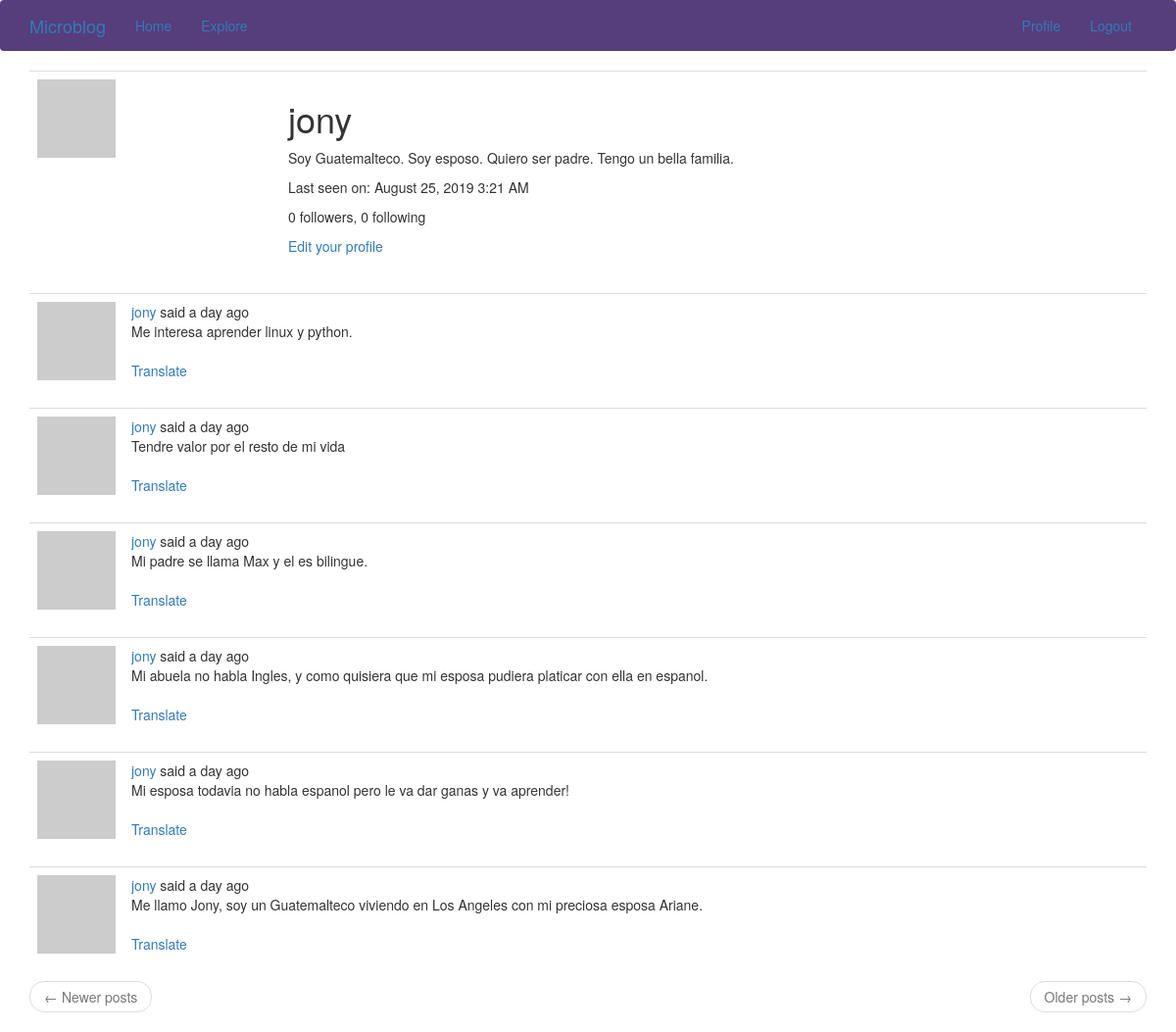
Page /user/jony (signed in) on the earlier database version.
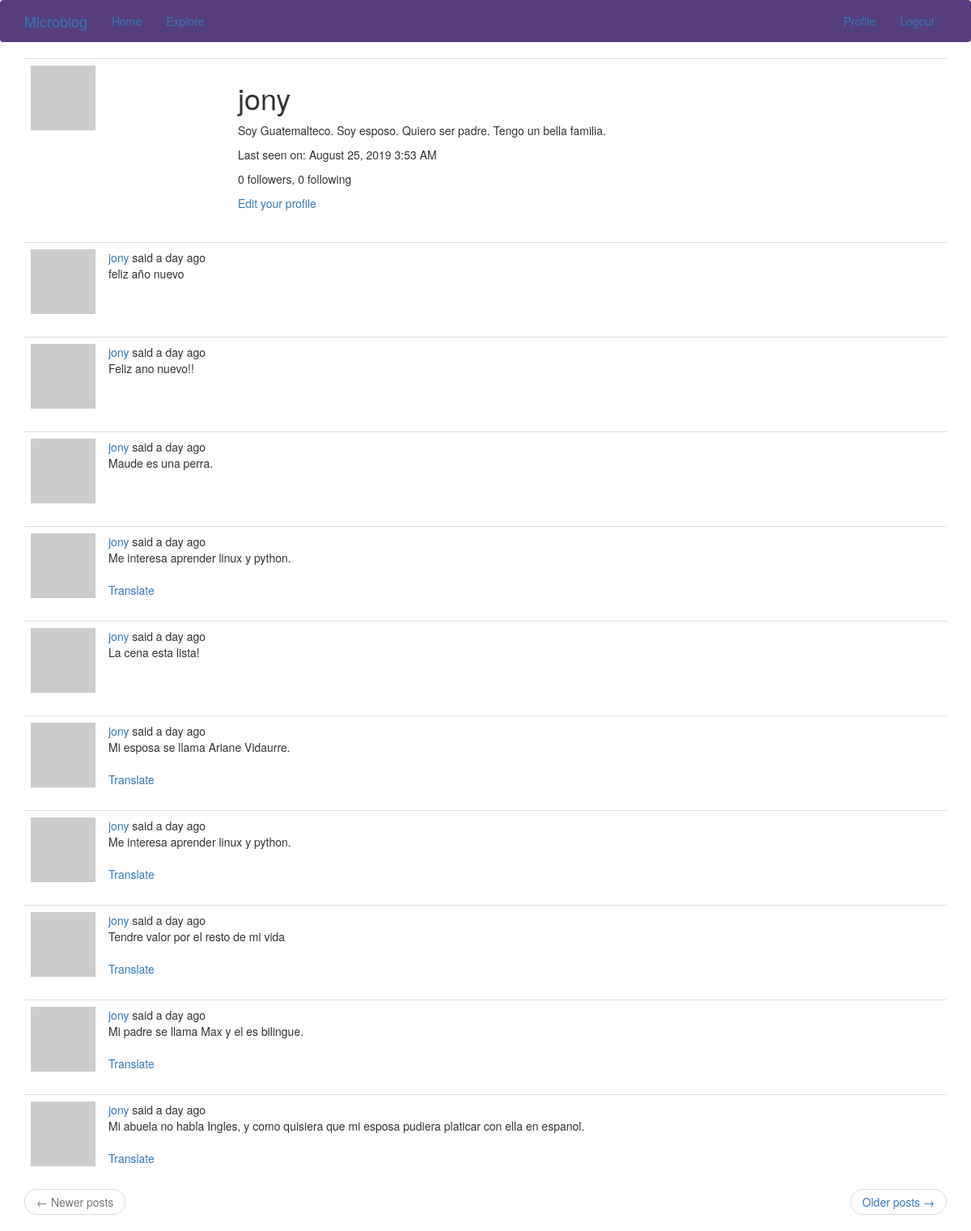
Same page on the later database version.
### app/models.py (models this page shows, shortened)
class User(UserMixin, db.Model):
    id = db.Column(db.Integer, primary_key=True)
    username = db.Column(db.String(64), index=True, unique=True)
    email = db.Column(db.String(120), index=True, unique=True)
    password_hash = db.Column(db.String(128))
    posts = db.relationship('Post', backref='author', lazy='dynamic')
    about_me = db.Column(db.String(140))
    last_seen = db.Column(db.DateTime, default=datetime.utcnow)
    followed = db.relationship(
        'User', secondary=followers,
        primaryjoin=(followers.c.follower_id == id),
        secondaryjoin=(followers.c.followed_id == id),
        backref=db.backref('followers', lazy='dynamic'), lazy='dynamic')
    def avatar(self, size):
        digest = md5(self.email.lower().encode('utf-8')).hexdigest()
        return 'https://www.gravatar.com/avatar/{}?d=identicon&s={}'.format(
            digest, size)

class Post(db.Model):
    id = db.Column(db.Integer, primary_key=True)
    body = db.Column(db.String(140))
    timestamp = db.Column(db.DateTime, index=True, default=datetime.utcnow)
    user_id = db.Column(db.Integer, db.ForeignKey('user.id'))
    language = db.Column(db.String(5))

### app/routes.py (the view)
@app.route('/user/<username>')
@login_required
def user(username):
    user = User.query.filter_by(username=username).first_or_404()
    page = request.args.get('page', 1, type=int)
    posts = user.posts.order_by(Post.timestamp.desc()).paginate(
        page, app.config['POSTS_PER_PAGE'], False)
    next_url = url_for('user', username=user.username, page=posts.next_num) \
        if posts.has_next else None
    prev_url = url_for('user', username=user.username, page=posts.prev_num) \
        if posts.has_prev else None
    return render_template('user.html', user=user, posts=posts.items,
                           next_url=next_url, prev_url=prev_url)

### app/models.py (called while the page is built)
@login.user_loader
def load_user(id):
    return User.query.get(int(id))

### app/routes.py (called while the page is built)
@app.before_request
def before_request():
    if current_user.is_authenticated:
        current_user.last_seen = datetime.utcnow()
        db.session.commit()
    g.locale = str(get_locale())

### app/templates/user.html
{% extends "base.html" %}
{% block app_content %}
  <table class="table table-hover">
    <tr>
      <td width="256px"><img src="{{ user.avatar(256) }}" alt="avatar"></td>
      <td>
        <h1>{{ user.username }}</h1>
        {% if user.about_me %}
          <p>{{ user.about_me }}</p>
        {% endif %}
        {% if user.last_seen %}
          <p>{{ _('Last seen on') }}: {{ moment(user.last_seen).format('LLL') }}</p>
        {% endif %}
        <p>{{ _('%(count)d followers', count=user.followers.count()) }}, {{ _('%(count)d following', count=user.followed.count()) }}</p>
        {% if user == current_user %}
          <p><a href="{{ url_for('edit_profile') }}">{{ _('Edit your profile') }}</a></p>
        {% elif not current_user.is_following(user) %}
          <p><a href="{{ url_for('follow', username=user.username) }}">{{ _('Follow') }}</a></p>
        {% else %}
          <p><a href="{{ url_for('unfollow', username=user.username) }}">{{ _('Unfollow') }}</a></p>
        {% endif %}
      </td>
    </tr>
  </table>
  {% for post in posts %}
    {% include '_post.html' %}
  {% endfor %}
  <nav aria-label="...">
    <ul class="pager">
      <li class="previous{% if not prev_url %} disabled{% endif %}">
        <a href="{{ prev_url or '#' }}">
          <span aria-hidden="true">&larr;</span> {{ _('Newer posts') }}
        </a>
      </li>
      <li class="next{% if not next_url %} disabled{% endif %}">
        <a href="{{ next_url or '#' }}">
          {{ _('Older posts') }} <span aria-hidden="true">&rarr;</span>
        </a>
      </li>
    </ul>
  </nav>
{% endblock %}

### app/templates/_post.html (shortened to what this page needs)
<table class="table table-hover">
  <tr>
    <td width="70px">
        <a href="{{ url_for('user', username=post.author.username) }}">
            <img src="{{ post.author.avatar(70) }}" />
        </a>
    </td>
    <td>
      {{ _('%(username)s said %(when)s',
        username=user_link, when=moment(post.timestamp).fromNow()) }}
      <br>
      <span id="post{{ post.id }}">{{ post.body }}</span>
      {% if post.language and post.language != g.locale %}
        <br><br>
        <span id="translation{{ post.id }}">
          <a href="javascript:translate(
                    '#post{{ post.id }}',
                    '#translation{{ post.id }}',
                    '{{ post.language }}',
                    '{{ g.locale }}');">{{ _('Translate') }}</a>
        </span>
      {% endif %}
    </td>
  </tr>
</table>

Differences in the rows shown:
no longer on this page (row unchanged): Post: body "Mi esposa todavia no habla espanol pero le va dar ganas y va aprender!"
no longer on this page (row unchanged): Post: body "Me llamo Jony, soy un Guatemalteco viviendo en Los Angeles con mi preciosa esposa Ariane."
changed User "jony": last_seen "August 25, 2019 3:21 AM" → "August 25, 2019 3:53 AM"
added Post: body "feliz año nuevo"
added Post: body "Feliz ano nuevo!!"
added Post: body "Maude es una perra."
added Post: body "Me interesa aprender linux y python."
added Post: body "La cena esta lista!"
added Post: body "Mi esposa se llama Ariane Vidaurre."
